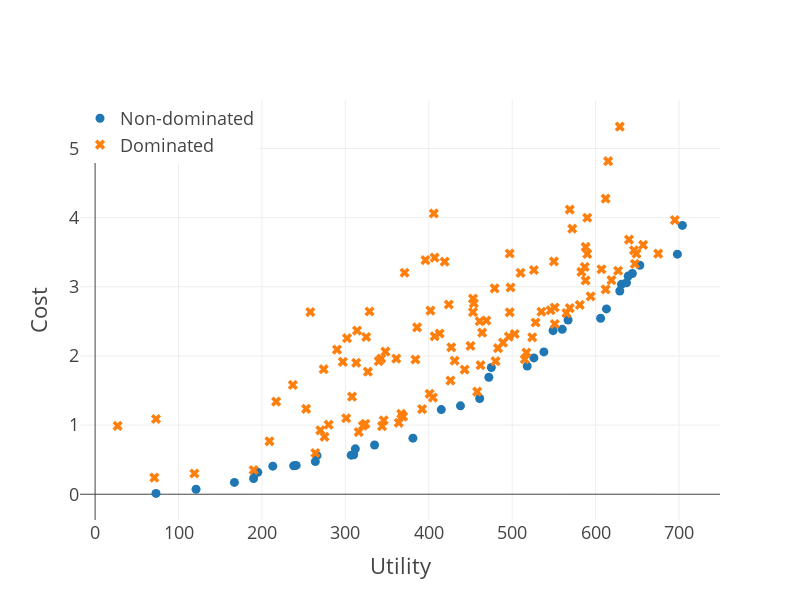

This figure's notebook cell:
### Markdown cell above
#### Run the function `draw_pareto_frontier()`

### Code cell
draw_pareto_frontier(P, D_all)
